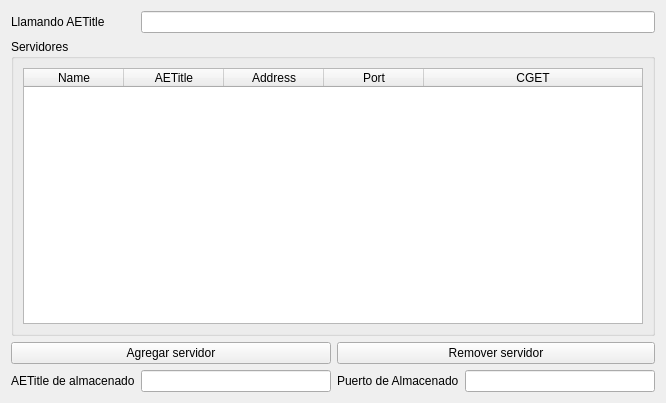
<?xml version="1.0" encoding="UTF-8"?>
<ui version="4.0">
 <class>ctkDICOMServerNodeWidget</class>
 <widget class="QWidget" name="ctkDICOMServerNodeWidget">
  <property name="geometry">
   <rect>
    <x>0</x>
    <y>0</y>
    <width>666</width>
    <height>403</height>
   </rect>
  </property>
  <property name="windowTitle">
   <string>Server List</string>
  </property>
  <layout class="QGridLayout" name="gridLayout">
   <item row="0" column="0">
    <widget class="QLabel" name="CallingAETitleLabel">
     <property name="text">
      <string>Llamando AETitle</string>
     </property>
    </widget>
   </item>
   <item row="0" column="1" colspan="3">
    <widget class="QLineEdit" name="CallingAETitle"/>
   </item>
   <item row="2" column="0" colspan="2">
    <widget class="QPushButton" name="AddButton">
     <property name="text">
      <string>Agregar servidor</string>
     </property>
    </widget>
   </item>
   <item row="3" column="0">
    <widget class="QLabel" name="StorageAETitleLabel">
     <property name="text">
      <string>AETitle de almacenado</string>
     </property>
    </widget>
   </item>
   <item row="3" column="1">
    <widget class="QLineEdit" name="StorageAETitle"/>
   </item>
   <item row="3" column="2">
    <widget class="QLabel" name="StoratePortLabel">
     <property name="text">
      <string>Puerto de Almacenado</string>
     </property>
    </widget>
   </item>
   <item row="3" column="3">
    <widget class="QLineEdit" name="StoragePort"/>
   </item>
   <item row="2" column="2" colspan="2">
    <widget class="QPushButton" name="RemoveButton">
     <property name="text">
      <string>Remover servidor</string>
     </property>
    </widget>
   </item>
   <item row="1" column="0" colspan="4">
    <widget class="QGroupBox" name="ServersGroupBox">
     <property name="title">
      <string>Servidores</string>
     </property>
     <layout class="QVBoxLayout" name="verticalLayout">
      <item>
       <widget class="QTableWidget" name="NodeTable">
        <property name="columnCount">
         <number>5</number>
        </property>
        <attribute name="horizontalHeaderStretchLastSection">
         <bool>true</bool>
        </attribute>
        <attribute name="verticalHeaderStretchLastSection">
         <bool>false</bool>
        </attribute>
        <column>
         <property name="text">
          <string>Name</string>
         </property>
        </column>
        <column>
         <property name="text">
          <string>AETitle</string>
         </property>
        </column>
        <column>
         <property name="text">
          <string>Address</string>
         </property>
        </column>
        <column>
         <property name="text">
          <string>Port</string>
         </property>
        </column>
        <column>
         <property name="text">
          <string>CGET</string>
         </property>
        </column>
       </widget>
      </item>
     </layout>
    </widget>
   </item>
  </layout>
 </widget>
 <resources/>
 <connections/>
</ui>
